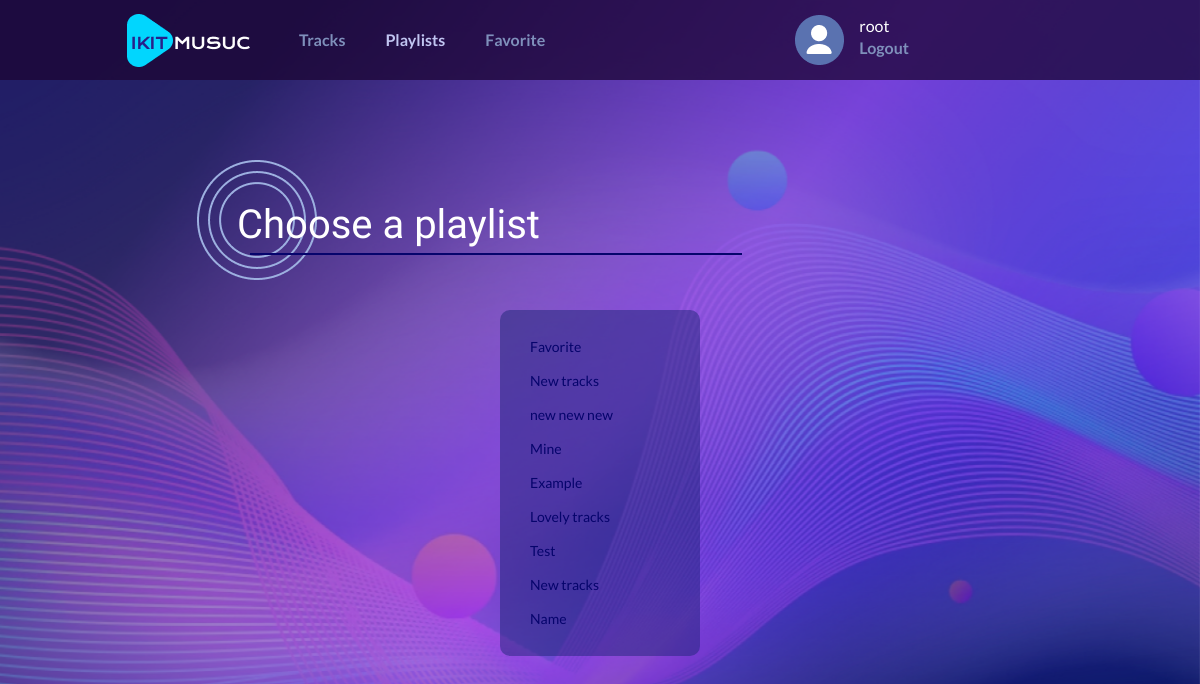
The page /add_track/2 (signed in) on the database its author committed.
### users/models.py (models this page shows, shortened)
class User(models.Model):
    username = models.CharField(max_length=100, unique=True)
    email = models.EmailField(max_length=100, unique=True)
    password = models.CharField(max_length=500)

### music/models.py (models this page shows, shortened)
class Playlist(models.Model):
    owner = models.ForeignKey(User, on_delete=models.CASCADE)
    name = models.CharField(max_length=255, null=True)
    cover = models.ImageField(upload_to="photos/%Y/%m/%d/",
                              default="photos/2022/11/07/cover.png")
    description = models.CharField(max_length=500, null=True, blank=True)
    is_default = models.BooleanField(default=False)
    compositions = models.ManyToManyField(Composition,
                                          through='PlaylistsCompositions')

### music/views.py (the view)
# urls.py: path('add_track/<int:track_id>', choose_playlist, name="choose"),
def choose_playlist(request, track_id):
    if 'user_id' not in request.session:
        return redirect('login')
    user = User.objects.get(id=request.session['user_id'])
    playlists = Playlist.objects.all().filter(owner=user)
    track = Composition.objects.get(id=track_id)
    context = {
        'playlists': playlists,
        "track": track,
        'username': user.username,
    }
    return render(request, "music/choose.html", context)

### music/templates/music/choose.html (shortened to what this page needs)
{% load static %}
<!DOCTYPE html>
<html lang="en">
<head>
    <link rel="stylesheet"
          href="{% static 'music/css/tracks.css' %}">
</head>
    <body>
        <div class="wrapper">
            <header class="header">
                <div class="header__container container">
                    <a href="{% url 'home' %}" class="header__logo">
                        <img src="{% static 'music/img/logo.png' %}" alt="IKIT music">
                    </a>
                    <nav class="header__menu menu">
                        <ul class="menu__list">
                            <li>
                                <a href="{% url 'tracks' %}" class="menu__link">Tracks</a>
                            </li>
                            <li>
                                <a href="{% url 'home' %}" class="menu__link current__item">Playlists</a>
                            </li>
                            <li>
                                <a href="{% url 'favorite' %}" class="menu__link">Favorite</a>
                            </li>
                        </ul>
                        <div class="header__info">
                            <div class="header__user">
                                <img src="{% static 'music/img/user.png' %}" alt="profile">
                            </div>
                            <div class="user__info">
                                <div class="user__name">{{ username }}</div>
                                <a href="{% url 'logout' %}" class="menu__link">Logout</a>
                            </div>
                        </div>
                    </nav>
                </div>
            </header>
            <main class="page">
                <section class="page__main-block main-block">
                    <div class="main-block__container container">
                        <div class="main-block__body">
                            <h1 class="main-block__title">
                                Choose a playlist
                            </h1>
                            <div class="playlists">
                                <div class="playlists_container">
                                    {% for pl in playlists %}
                                    <div class="list-item">
                                        <a href="{% url 'add' track.pk pl.pk %}"
                                           class="list-link">
                                            {{ pl.name }}
                                        </a>
                                    </div>
                                    {% endfor %}
                                </div>
                            </div>
                        </div>
                    </div>
                </section>
            </main>
        </div>
    </body>
</html>

### music/static/music/css/tracks.css (style rules this page uses)
* { padding: 0; margin: 0; border: 0; }
*, *::before, *::after { box-sizing: border-box; -moz-box-sizing: border-box; -webkit-box-sizing: border-box; }
nav, footer, header, aside { display: block; }
html, body { min-height: 100vh; width: 100%; line-height: 1; font-size: 14px; -ms-text-size-adjust: 100%; -moz-text-size-adjust: 100%; -webkit-text-size-adjust: 100%; background: #FAFAFA; }
a, a:visited { text-decoration: none; }
ul li { list-style: none; }
img { vertical-align: top; }
h1, h2, h3, h4, h5, h6 { font-size: inherit; font-weight: inherit; }
body { height: 100%; line-height: 1; font-size: 14px; font-weight: 500; color: white; font-family: 'Lato', sans-serif; background: url("../img/background.png") no-repeat center center fixed; background-size: cover; }
.wrapper { min-height: 100%; overflow: hidden; display: flex; flex-direction: column; }
.container { max-width: 1046px; margin: 0 auto; padding: 0 15px; box-sizing: content-box; }
.header { position: absolute; width: 100%; left: 0; top: 0; z-index: 50; background: rgba(28, 6, 52, 0.75); }
.header__container { display: flex; min-height: 80px; align-items: center; }
.header__logo { margin-left: 50px; }
.header__user { margin-left: 250px; justify-self: flex-end; }
.user__name { font-size: 16px; font-weight: 500; }
.header__menu { margin-left: 40px; padding: 5px 0; display: flex; align-items: center; justify-content: space-between; }
.header__user { margin-right: 15px; }
.menu__list { display: flex; flex-wrap: wrap; }
.menu__list li { margin-right: 40px; }
.menu__list li:last-child { margin-right: 0; }
.header__info { display: flex; align-items: center; }
.menu__link { color: #7f90bb; font-weight: 600; line-height: calc(24 / 14 * 100%); font-size: 16px; transition: 0.3s linear; }
.current__item { color: rgb(193, 197, 241) }
.page { flex: 1 1 auto; }
.main-block { width: 100%; position: relative; }
.main-block__body { padding: 160px 0 191px 0; position: relative; z-index: 2; }
.main-block__title { font-family: 'Krona One', sans-serif; font-style: normal; font-weight: 400; padding: 40px; font-size: 40px; line-height: 50px; margin: 0px 0 20px 120px; background: url("../img/title.png") 0 0 no-repeat; }
.playlists { background: rgba(23, 35, 112, 0.46); border-radius: 10px; max-width: 200px; margin: 0 auto; }
.playlists_container { padding: 20px; }
.list-item { padding: 10px 10px; }
.list-link { color: #06046C; }

### rows shown on the page
User: username "root"
Playlist: name "Favorite"
Playlist: name "New tracks"
Playlist: name "new new new"
Playlist: name "Mine"
Playlist: name "Example"
Playlist: name "Lovely tracks"
Playlist: name "Test"
Playlist: name "New tracks"
Playlist: name "Name"
